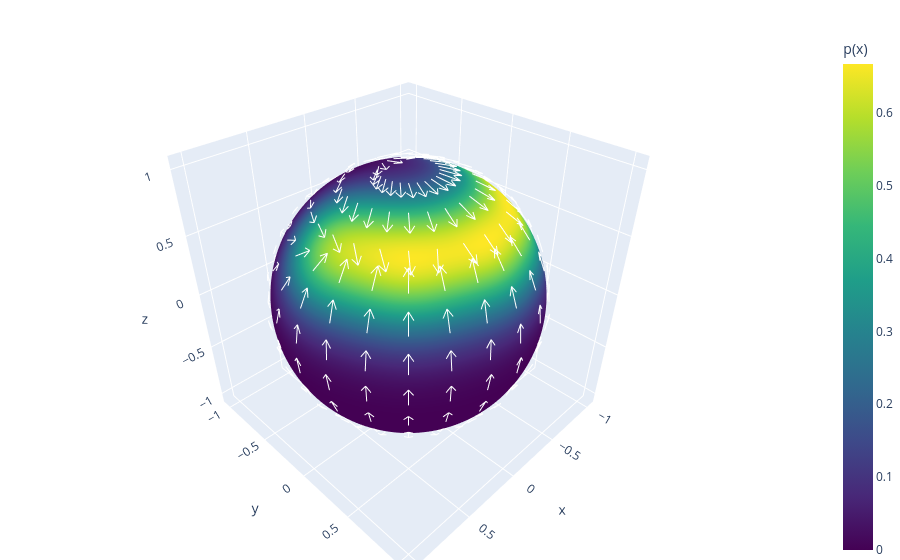

Source (notebook cell):
### Code cell
plot_sphere_landscape(means, sigmas, weights)

### Figure 1 — Plotly figure (JSON) as saved in the notebook; plotly's stock layout.template omitted (floating-point values rounded to 4 significant figures; data arrays with more than 128 entries replaced by an {"elided": "..."} marker saying what was removed)
{"data": [{"cmin": 0, "colorbar": {"title": {"text": "p(x)"}}, "colorscale": [[0, "#440154"], [0.1111, "#482878"], [0.2222, "#3e4989"], [0.3333, "#31688e"], [0.4444, "#26828e"], [0.5556, "#1f9e89"], [0.6667, "#35b779"], [0.7778, "#6ece58"], [0.8889, "#b5de2b"], [1, "#fde725"]], "lighting": {"ambient": 1, "diffuse": 0, "specular": 0}, "opacity": 1, "surfacecolor": {"elided": "150x150 float values"}, "type": "surface", "x": {"elided": "150x150 float values"}, "y": {"elided": "150x150 float values"}, "z": {"elided": "150x150 float values"}}, {"line": {"color": "white", "width": 2}, "mode": "lines", "showlegend": false, "type": "scatter3d", "x": {"elided": "2592 float values"}, "y": {"elided": "2592 float values"}, "z": {"elided": "2592 float values"}}], "layout": {"margin": {"b": 0, "l": 0, "r": 0, "t": 30}, "scene": {"aspectmode": "data"}}}
